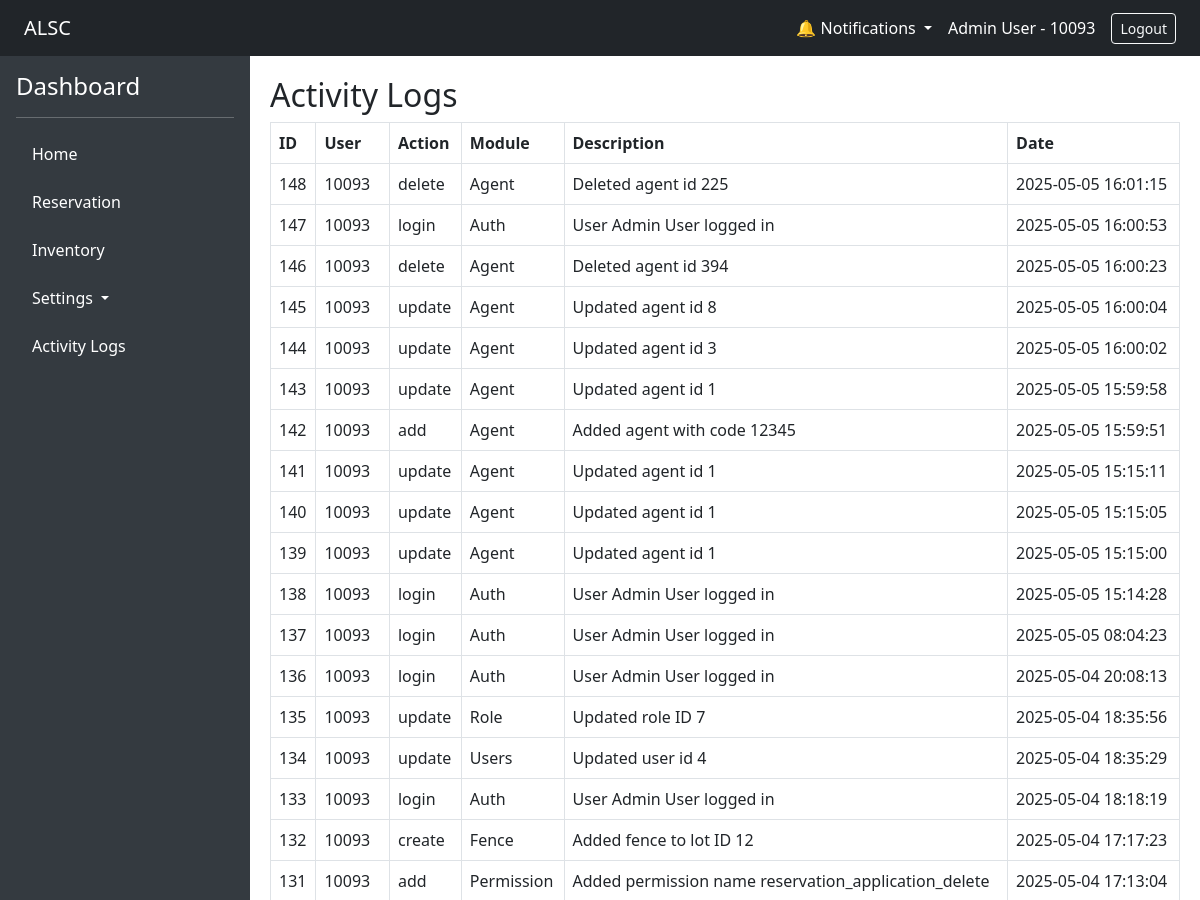
Before: /?url=logs/index (signed in, upper part) with the older database file.
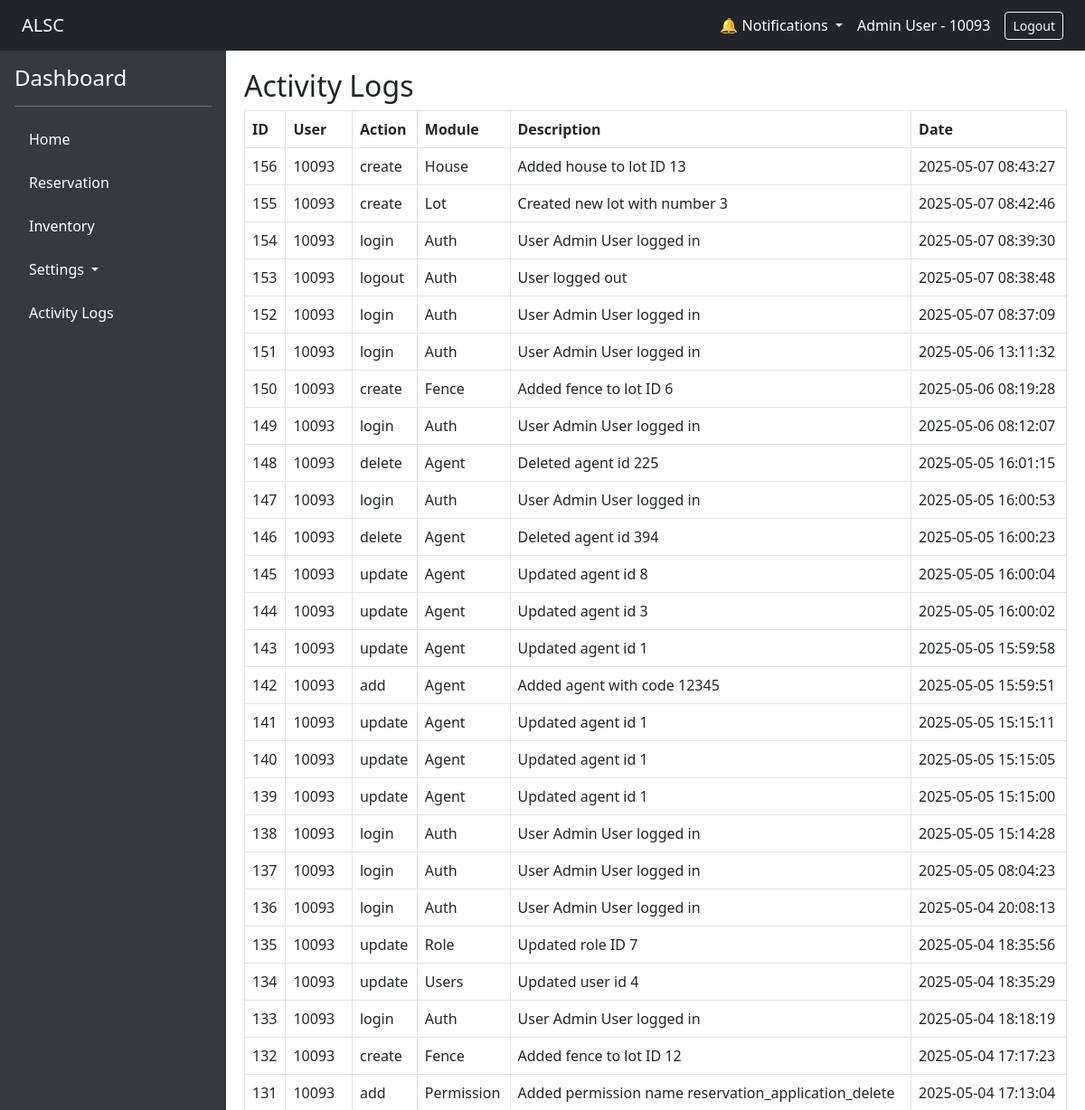
After: the same page with the newer database file.
### tables this page shows
CREATE TABLE `activity_logs` (
  `id` int(11) NOT NULL,
  `user_id` int(11) DEFAULT NULL,
  `action` varchar(255) DEFAULT NULL,
  `module` varchar(255) DEFAULT NULL,
  `description` text DEFAULT NULL,
  `created_at` datetime DEFAULT current_timestamp()
);

### app/controllers/logs_controller.php (called while the page is built, shortened)
<?php
class Logs extends Controller
{
    public function index()
    {
        $logs = ActivityLog::all();
        return $this->view('admin/activity_logs/index', ['logs' => $logs]);
    }
}

### app/core/App.php (called while the page is built, shortened)
<?php
class App
{
    protected $method = 'index';
    public function __construct()
    {
        $url = $this->parseUrl();
        if ($url) {
            if (file_exists(__DIR__ . '/../controllers/' . $url[0] . '_controller.php')) {
                unset($url[0]);
            }
        }
        $this->controller = new $this->controller;
        if (isset($url[1])) {
            if (method_exists($this->controller, $url[1])) {
                $this->method = $url[1];
                unset($url[1]);
            }else $this->method = "notfound";
        }
        $this->params = $url ? array_values($url) : [];
        call_user_func_array([$this->controller, $this->method], $this->params);
    }
    public function parseUrl()
    {
        if (isset($_GET['url'])) {
            return explode('/', filter_var(rtrim($_GET['url'], '/'), FILTER_SANITIZE_URL));
        }
    }
}

### index.php (called while the page is built, shortened)
<?php
$app = new App;

### app/config/Connection.php (called while the page is built, shortened)
<?php
class Connection
{
    private static $instance;
    private $conn;
    public function __construct()
    {
        try {
            $dbh = "mysql:host=". DB_HOST .";dbname=". DB_NAME ;
            $this->conn = new PDO($dbh, DB_USER , DB_PASS);
            $this->conn->setAttribute(PDO::ATTR_ERRMODE, PDO::ERRMODE_EXCEPTION);
        } catch (PDOException $e) {
            echo "Connection failed: " . $e->getMessage();
        }
    }
    public static function getInstance()
    {
        if (!self::$instance) {
            self::$instance = new Connection();
        }
        return self::$instance;
    }
    public function getConnection()
    {
        return $this->conn;
    }
}

### app/models/ActivityLog.php (called while the page is built, shortened)
<?php
require_once __DIR__ . '/../core/Model.php';
class ActivityLog extends Model
{
    public static function all()
    {
        $instance = new static();
        $stmt = $instance->db->prepare("SELECT al.*, u.name as name FROM activity_logs al LEFT JOIN users u ON u.id = al.user_id ORDER BY al.id DESC");
        $stmt->execute();
        return $stmt->fetchAll(PDO::FETCH_OBJ);
    }
}

### app/core/Model.php (called while the page is built, shortened)
<?php
class Model
{
    public function __construct()
    {
        $this->db = Connection::getInstance()->getConnection();
    }
}

### app/views/admin/activity_logs/index.php (the view)
<h2>Activity Logs</h2>
<table class="table table-bordered">
    <thead>
        <tr>
            <th>ID</th>
            <th>User</th>
            <th>Action</th>
            <th>Module</th>
            <th>Description</th>
            <th>Date</th>
        </tr>
    </thead>
    <tbody>
        <?php foreach ($logs as $log): ?>
            <tr>
                <td><?= $log->id ?></td>
                <td><?= htmlspecialchars($log->user_id ?? 'System') ?></td>
                <td><?= htmlspecialchars($log->action) ?></td>
                <td><?= htmlspecialchars($log->module) ?></td>
                <td><?= htmlspecialchars($log->description) ?></td>
                <td><?= $log->created_at ?></td>
            </tr>
        <?php endforeach; ?>
    </tbody>
</table>

Changed rows visible on the page:
added activity_logs: id "156", user "10093", action "create", module "House", description "Added house to lot ID 13", created_at "2025-05-07 08:43:27"
added activity_logs: id "155", user "10093", action "create", module "Lot", description "Created new lot with number 3", created_at "2025-05-07 08:42:46"
added activity_logs: id "154", user "10093", action "login", module "Auth", description "User Admin User logged in", created_at "2025-05-07 08:39:30"
added activity_logs: id "153", user "10093", action "logout", module "Auth", description "User logged out", created_at "2025-05-07 08:38:48"
added activity_logs: id "152", user "10093", action "login", module "Auth", description "User Admin User logged in", created_at "2025-05-07 08:37:09"
added activity_logs: id "151", user "10093", action "login", module "Auth", description "User Admin User logged in", created_at "2025-05-06 13:11:32"
added activity_logs: id "150", user "10093", action "create", module "Fence", description "Added fence to lot ID 6", created_at "2025-05-06 08:19:28"
added activity_logs: id "149", user "10093", action "login", module "Auth", description "User Admin User logged in", created_at "2025-05-06 08:12:07"
